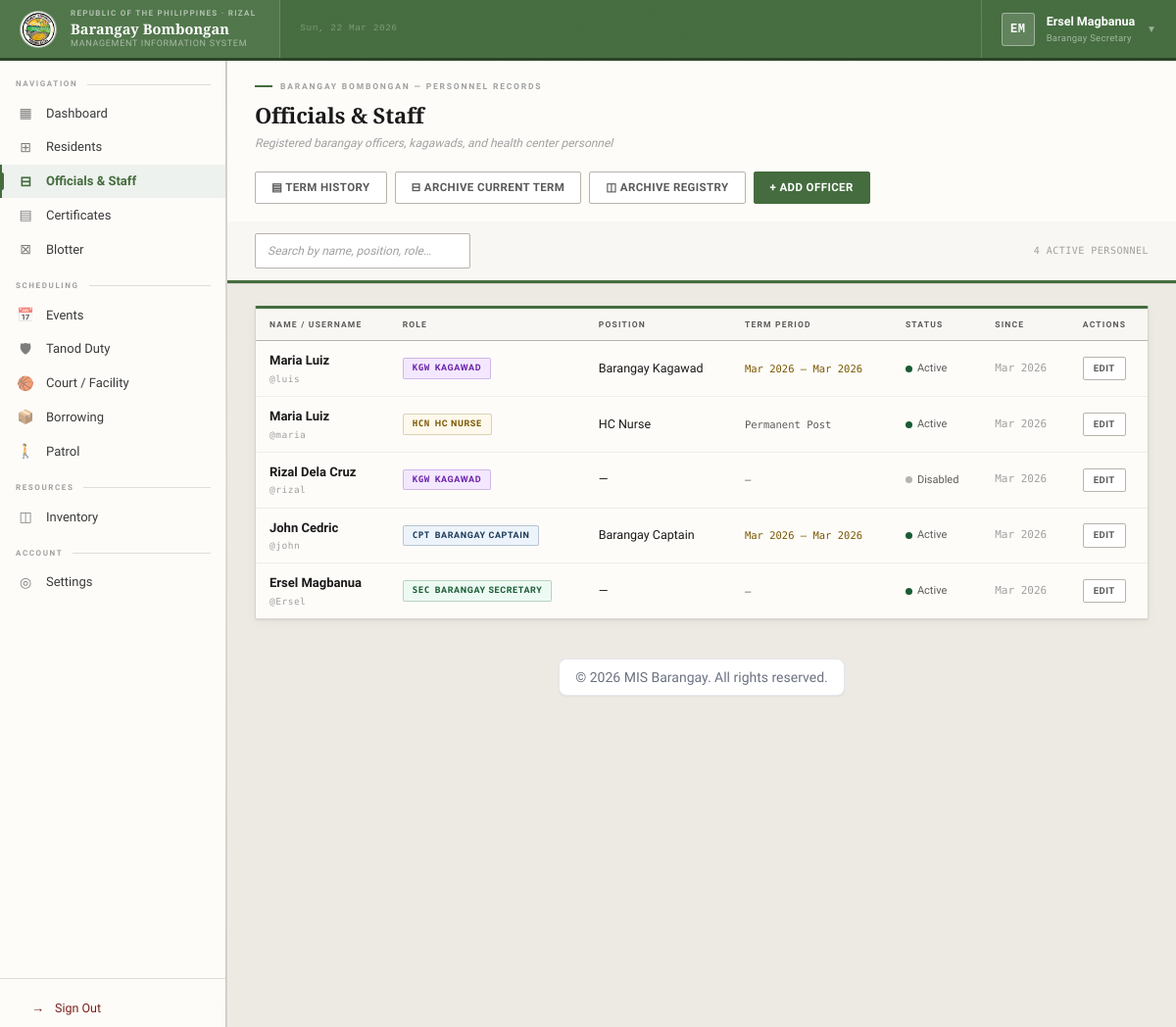
/secretary/admin/index.php (signed in), run on the app's committed database.
### tables this page shows
CREATE TABLE `officers` (
  `id` int unsigned NOT NULL AUTO_INCREMENT,
  `user_id` int DEFAULT NULL,
  `resident_id` int unsigned DEFAULT NULL,
  `position` varchar(150) NOT NULL,
  `term_start` date DEFAULT NULL,
  `term_end` date DEFAULT NULL,
  `status` enum('Active','Inactive') DEFAULT 'Active',
  `created_at` timestamp NULL DEFAULT CURRENT_TIMESTAMP,
  `updated_at` timestamp NULL DEFAULT CURRENT_TIMESTAMP ON UPDATE CURRENT_TIMESTAMP,
  `archived_at` timestamp NULL DEFAULT NULL,
  PRIMARY KEY (`id`),
  KEY `fk_officer_resident` (`resident_id`),
  KEY `idx_archived_at` (`archived_at`),
  KEY `fk_officer_user` (`user_id`),
  CONSTRAINT `fk_officer_resident` FOREIGN KEY (`resident_id`) REFERENCES `residents` (`id`) ON DELETE SET NULL ON UPDATE CASCADE,
  CONSTRAINT `fk_officer_user` FOREIGN KEY (`user_id`) REFERENCES `users` (`id`) ON DELETE SET NULL ON UPDATE CASCADE
);

CREATE TABLE `users` (
  `id` int NOT NULL AUTO_INCREMENT,
  `username` varchar(255) NOT NULL,
  `name` varchar(255) NOT NULL,
  `role` varchar(244) NOT NULL,
  `position` varchar(150) DEFAULT NULL,
  `status` varchar(50) NOT NULL DEFAULT 'active',
  `password` varchar(255) NOT NULL,
  `profile_picture` varchar(255) DEFAULT NULL,
  `created_at` timestamp NULL DEFAULT CURRENT_TIMESTAMP,
  `updated_at` timestamp NULL DEFAULT CURRENT_TIMESTAMP ON UPDATE CURRENT_TIMESTAMP,
  PRIMARY KEY (`id`)
);

### public/secretary/admin/index.php (the view, shortened to what this page needs)
<?php
require_once __DIR__ . '/../../../includes/app.php';
$stmt = $conn->prepare("
    SELECT u.*,
           o.id as officer_id, o.resident_id, o.position as officer_position,
           o.term_start, o.term_end, o.status as officer_status,
           CONCAT(r.first_name, ' ', COALESCE(r.middle_name,''), ' ', r.last_name,
                  COALESCE(CONCAT(', ', r.suffix),'')) as resident_full_name
    FROM users u
    LEFT JOIN officers o ON u.id = o.user_id AND o.archived_at IS NULL
    LEFT JOIN residents r ON o.resident_id = r.id
    ORDER BY u.id DESC
");
$stmt->execute();
$result = $stmt->get_result();
$roleMeta = [
    'captain'   => ['label' => 'Barangay Captain',   'code' => 'CPT'],
    'kagawad'   => ['label' => 'Kagawad',             'code' => 'KGW'],
    'secretary' => ['label' => 'Barangay Secretary',  'code' => 'SEC'],
    'hcnurse'   => ['label' => 'HC Nurse',            'code' => 'HCN'],
    'admin'     => ['label' => 'Administrator',       'code' => 'ADM'],
];
?>
<!DOCTYPE html>
<html lang="en">
<head>
</head>
<body class="bg-gray-100 h-screen overflow-hidden" style="display:none;">
    <?php include '../layout/navbar.php'; ?>
    <div class="flex h-full" style="background:var(--bg);">
        <?php include '../layout/sidebar.php'; ?>
        <main class="flex-1 h-screen overflow-y-auto adm-page">
            <div class="doc-header">
                <div class="doc-header-inner">
                    <div>
                        <div class="doc-eyebrow">Barangay Bombongan — Personnel Records</div>
                        <div class="doc-title">Officials &amp; Staff</div>
                        <div class="doc-sub">Registered barangay officers, kagawads, and health center personnel</div>
                    </div>
                    <div class="header-actions">
                        <button class="btn btn-ghost" id="btnTermHistory">▤ Term History</button>
                        <button class="btn btn-ghost" id="btnArchiveTerm">⊟ Archive Current Term</button>
                        <button class="btn btn-ghost" id="btnViewArchive">◫ Archive Registry</button>
                        <button class="btn btn-primary" id="btnAddAccount">+ Add Officer</button>
                    </div>
                </div>
                <div class="adm-toolbar">
                    <div class="toolbar-left">
                        <input type="text" class="adm-search" id="admTableSearch" placeholder="Search by name, position, role…">
                    </div>
                    <div class="toolbar-right">
                        <?php
                        $cnt = $conn->query("SELECT COUNT(*) as c FROM users u LEFT JOIN officers o ON u.id=o.user_id WHERE o.archived_at IS NULL OR o.id IS NULL");
                        $total = $cnt->fetch_assoc()['c'] ?? 0;
                        echo number_format($total) . ' ACTIVE PERSONNEL';
                        ?>
                    </div>
                </div>
            </div>
            <div class="adm-table-wrap" style="margin:22px 28px;">
                <table id="accountsTable" class="display" style="width:100%;">
                    <thead>
                        <tr>
                            <th>Name / Username</th>
                            <th>Role</th>
                            <th>Position</th>
                            <th>Term Period</th>
                            <th>Status</th>
                            <th>Since</th>
                            <th>Actions</th>
                        </tr>
                    </thead>
                    <tbody>
                    <?php while ($row = $result->fetch_assoc()):
                        $isDev = false;
                        $role  = $isDev ? 'admin' : ($row['role'] ?? '');
                        $rm    = $roleMeta[$role] ?? ['label' => ucfirst($role), 'code' => strtoupper(substr($role,0,3))];
                        $rbClass = $isDev ? 'rb-dev' : ('rb-' . $role);
                        $roleLabel = $isDev ? 'Developer' : $rm['label'];
                        $roleCode  = $isDev ? 'DEV' : $rm['code'];
                        $termStart = $row['term_start'] ?? '';
                        $termEnd   = $row['term_end']   ?? '';
                        $termClass = '';
                        if ($termEnd) {
                            $daysLeft = (strtotime($termEnd) - time()) / 86400;
                            if ($daysLeft < 0)   $termClass = 'term-expired';
                            elseif ($daysLeft < 60) $termClass = 'term-expiring';
                        }
                        $termDisplay = ($termStart && $termEnd)
                            ? date('M Y', strtotime($termStart)) . ' — ' . date('M Y', strtotime($termEnd))
                            : ($row['role'] === 'hcnurse' ? 'Permanent Post' : '—');
                        $statusClass = $row['status'] === 'active' ? 'status-active' : 'status-disabled';
                    ?>
                        <tr>
                            <td>
                                <div class="td-name"><?= htmlspecialchars($row['name']) ?></div>
                                <div class="td-user">@<?= htmlspecialchars($row['username']) ?></div>
                            </td>
                            <td>
                                <span class="role-badge <?= $rbClass ?>">
                                    <span class="role-code"><?= $roleCode ?></span>
                                    <?= $roleLabel ?>
                                </span>
                            </td>
                            <td class="td-position"><?= htmlspecialchars($row['officer_position'] ?? '—') ?></td>
                            <td><span class="term-range <?= $termClass ?>"><?= htmlspecialchars($termDisplay) ?></span></td>
                            <td><span class="status-dot <?= $statusClass ?>"><?= ucfirst($row['status']) ?></span></td>
                            <td style="font-family:var(--f-mono);font-size:11px;color:var(--ink-faint);"><?= date('M Y', strtotime($row['created_at'])) ?></td>
                            <td>
                                <div class="td-actions">
                                    <button class="act-btn act-edit edit-btn"
                                        data-id="<?= $row['id'] ?>"
                                        data-name="<?= htmlspecialchars($row['name']) ?>"
                                        data-username="<?= htmlspecialchars($row['username']) ?>"
                                        data-role="<?= htmlspecialchars($row['role']) ?>"
                                        data-status="<?= htmlspecialchars($row['status']) ?>"
                                        data-officer-id="<?= $row['officer_id'] ?? '' ?>"
                                        data-officer-position="<?= htmlspecialchars($row['officer_position'] ?? '') ?>"
                                        data-term-start="<?= $row['term_start'] ?? '' ?>"
                                        data-term-end="<?= $row['term_end'] ?? '' ?>"
                                        data-resident-id="<?= $row['resident_id'] ?? '' ?>"
                                        data-resident-name="<?= htmlspecialchars(trim($row['resident_full_name'] ?? '')) ?>">
                                        Edit
                                    </button>
                                </div>
                            </td>
                        </tr>
                    <?php endwhile; ?>
                    </tbody>
                </table>
            </div>
        </main>
    </div>
</body>
</html>

### data on the page
officers: user.name "Maria Luiz", user.username "luis", user.role "KGW", user.role "KAGAWAD", position "Barangay Kagawad", termDisplay "Mar 2026 — Mar 2026", user.status "Active", user.created_at "Mar 2026"
officers: user.name "Maria Luiz", user.username "maria", user.role "HCN", user.role "HC NURSE", position "HC Nurse", term_start.role "Permanent Post", user.status "Active", user.created_at "Mar 2026"
users: name "Rizal Dela Cruz", username "rizal", role "KGW", role "KAGAWAD", officer_position "—", termDisplay "—", status "Disabled", created_at "Mar 2026"
officers: user.name "John Cedric", user.username "john", user.role "CPT", user.role "BARANGAY CAPTAIN", position "Barangay Captain", termDisplay "Mar 2026 — Mar 2026", user.status "Active", user.created_at "Mar 2026"
users: name "Ersel Magbanua", username "Ersel", role "SEC", role "BARANGAY SECRETARY", officer_position "—", termDisplay "—", status "Active", created_at "Mar 2026"

### other printed values
$initials "EM"
$currentUser "Ersel Magbanua"
$roleLabel "Barangay Secretary"
$total "4"
